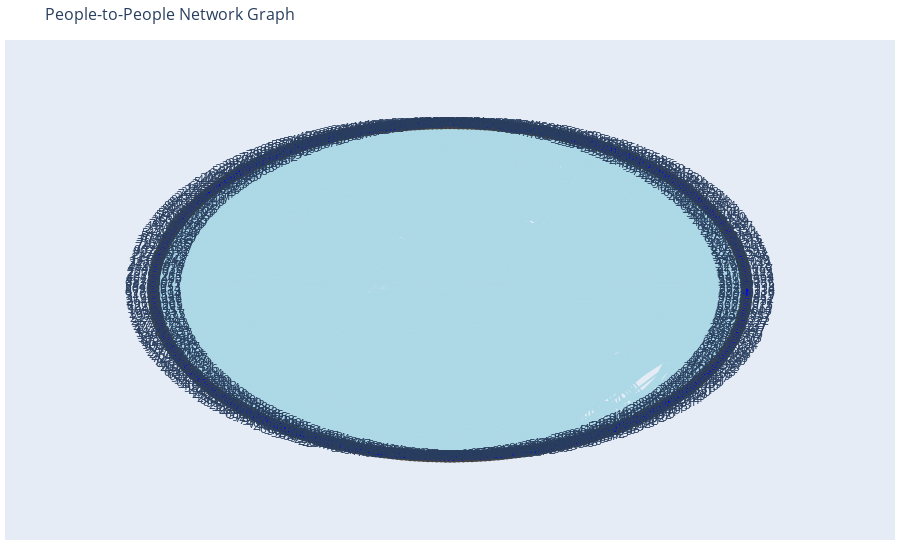

Notebook source saved alongside this figure:
### Code cell
import math

# Load the people-to-people data
df_people_to_people = pd.read_csv('people_to_people.csv')

# Get the unique list of people from the edges
unique_people = pd.concat([df_people_to_people['from'], df_people_to_people['to']]).unique()

# Calculate positions in a circle
circle_radius = 1  # Can be adjusted for better spacing
angle_step = 2 * math.pi / len(unique_people)
node_x = [circle_radius * math.cos(i * angle_step) for i in range(len(unique_people))]
node_y = [circle_radius * math.sin(i * angle_step) for i in range(len(unique_people))]

# Map each person to their position
node_pos = {person: (x, y) for person, x, y in zip(unique_people, node_x, node_y)}

# Prepare the edge traces
edge_trace = go.Scatter(
    x=[],
    y=[],
    line=dict(width=2, color='lightblue'),
    hoverinfo='none',
    mode='lines')

for _, row in df_people_to_people.iterrows():
    x0, y0 = node_pos[row['from']]
    x1, y1 = node_pos[row['to']]
    edge_trace['x'] += (x0, x1, None)
    edge_trace['y'] += (y0, y1, None)

# Prepare the node trace
node_trace = go.Scatter(
    x=node_x,
    y=node_y,
    text=unique_people,
    mode='markers+text',
    hoverinfo='text',
    marker=dict(
        color='blue',
        size=10,
        line=dict(width=2)))

# Create the figure
fig = go.Figure(data=[edge_trace, node_trace],
                layout=go.Layout(
                    title='People-to-People Network Graph',
                    titlefont_size=16,
                    showlegend=False,
                    hovermode='closest',
                    margin=dict(b=20, l=5, r=5, t=40),
                    xaxis=dict(showgrid=False, zeroline=False, showticklabels=False),
                    yaxis=dict(showgrid=False, zeroline=False, showticklabels=False),
                    xaxis_range=[-1.5, 1.5],
                    yaxis_range=[-1.5, 1.5]
                ))

fig.update_layout(showlegend=False)
fig.show()

### Figure 1 — Plotly figure (JSON) as saved in the notebook; plotly's stock layout.template omitted (floating-point values rounded to 4 significant figures; data arrays with more than 128 entries replaced by an {"elided": "..."} marker saying what was removed)
{"data": [{"hoverinfo": "none", "line": {"color": "lightblue", "width": 2}, "mode": "lines", "type": "scatter", "x": {"elided": "15693 float values"}, "y": {"elided": "15693 float values"}}, {"hoverinfo": "text", "marker": {"color": "blue", "line": {"width": 2}, "size": 10}, "mode": "markers+text", "text": {"elided": "424 int values"}, "type": "scatter", "x": {"elided": "424 float values"}, "y": {"elided": "424 float values"}}], "layout": {"hovermode": "closest", "margin": {"b": 20, "l": 5, "r": 5, "t": 40}, "showlegend": false, "title": {"font": {"size": 16}, "text": "People-to-People Network Graph"}, "xaxis": {"range": [-1.5, 1.5], "showgrid": false, "showticklabels": false, "zeroline": false}, "yaxis": {"range": [-1.5, 1.5], "showgrid": false, "showticklabels": false, "zeroline": false}}}
